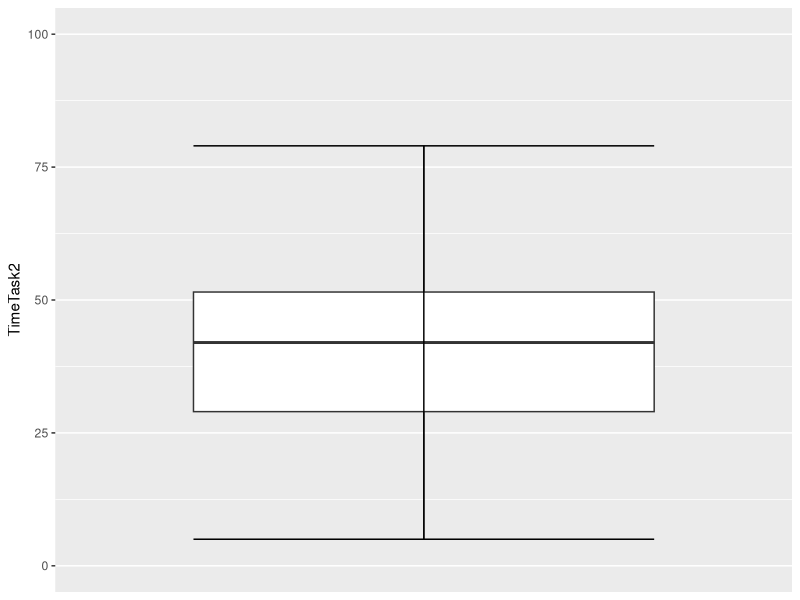

Reproduce this figure in R.
library(data.table)
library(tidyr)
library(ggplot2)
data <- fread('RawData.csv', encoding = "UTF-8")



wilcox.test(data$ErrorsTask3, 3, exact = TRUE, correct = FALSE, alternative = "less")
# Not consistent with H1, the Wilcoxon test showed that participants do not make significantly less than 3 mistakes performing task 3 (𝑊 = 0.5, 𝑝 = .07).

wilcox.test(data$TimeTask2, 10, exact = TRUE, correct = FALSE, alternative = "less")
# Not consistent with H2, the Wilcoxon test showed that the participants do not need significantly less than 10s performing the task (𝑊 = 9, 𝑝 = .91).

wilcox.test(data$ErrorsTask4, 3, exact = TRUE, correct = FALSE, alternative = "less")
# Not consistent with H3, the Wilcoxon test showed that participants do not make significantly less than 3 mistakes performing task 4 (𝑊 = 1, 𝑝 = .09).

t.test(data$TimeTask2, mu = 11, paired = FALSE, alternative = "less")

ggplot(data, aes(x = factor(0), TimeTask2)) +
  geom_boxplot() + stat_boxplot(geom ='errorbar') +
  scale_x_discrete(breaks = NULL) +
  xlab(NULL) + ylim(0,100) # Keine Ausreißer

shapiro.test(data$TimeTask2) # Normalverteilt

t.test(data$TimeTask2, mu = 10, paired = FALSE, alternative = "greater")

